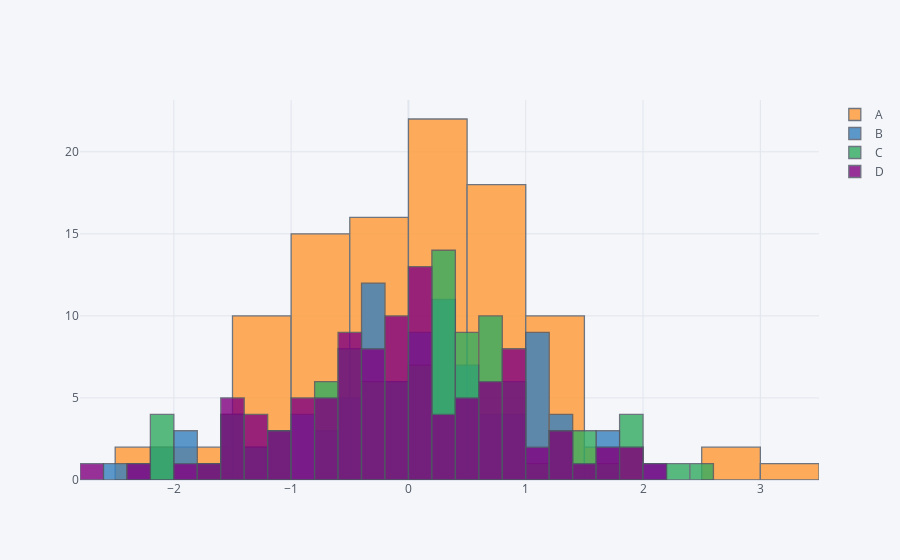

The code cell stored with this chart in its notebook:
### Code cell
df.iplot(kind = 'hist', bins = 25)
